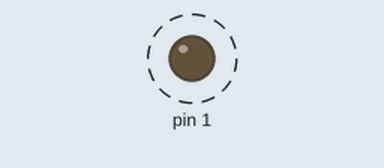
This sketch was run on a simulated Arduino Uno, built with avr-gcc and run on an emulated ATmega328P. Shown: output pins drawn as LEDs (lit = HIGH). Dashed ring = blinking.

Above: at 0.2 s.
Timing chart, 0 to 3.0 s (numbered marks = the images above):
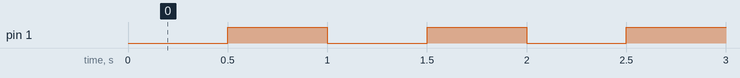

Measured:
- by itself, pin 1: alternates HIGH for 0.50 s and LOW for 0.50 s

The sketch:

code.ino
```cpp
void setup() {
  // put your setup code here, to run once:
  pinMode(1, OUTPUT);
}

void loop() {
  // put your main code here, to run repeatedly:
  delay(500);
  digitalWrite(1, HIGH);
  delay(500);
  digitalWrite(1, LOW);
}
```
